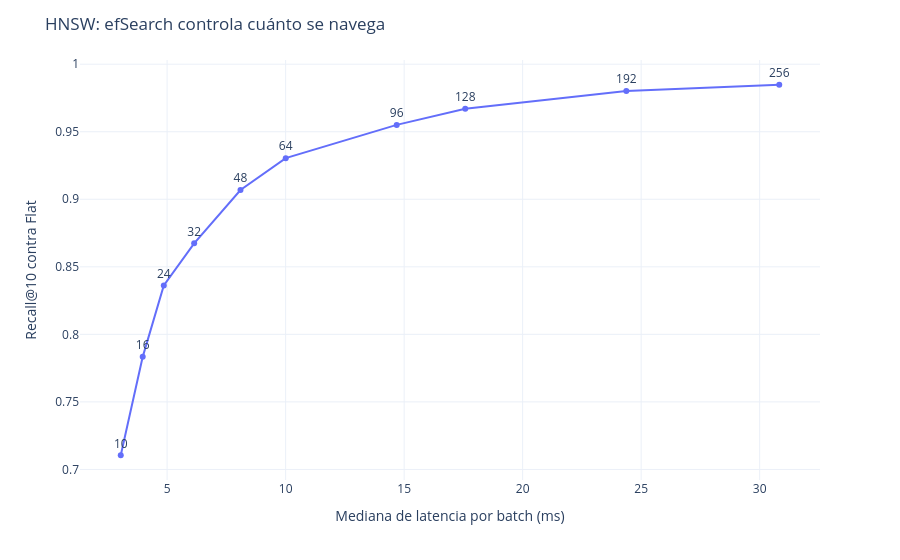

Notebook code for this chart:
### Code cell
hnsw_figure = px.line(
    hnsw_frame,
    x="median_latency_ms",
    y="recall_at_k",
    text="value",
    markers=True,
)
hnsw_figure.update_traces(textposition="top center")
hnsw_figure.update_layout(
    title="HNSW: efSearch controla cuánto se navega",
    xaxis_title="Mediana de latencia por batch (ms)",
    yaxis_title="Recall@10 contra Flat",
)
hnsw_figure.show()

### Figure 1 — Plotly figure (JSON) as saved in the notebook; plotly's stock layout.template omitted (floating-point values rounded to 4 significant figures)
{"data": [{"hovertemplate": "median_latency_ms=%{x}<br>recall_at_k=%{y}<br>value=%{text}<extra></extra>", "legendgroup": "", "line": {"color": "#636efa", "dash": "solid"}, "marker": {"symbol": "circle"}, "mode": "lines+markers+text", "name": "", "orientation": "v", "showlegend": false, "text": [10.0, 16.0, 24.0, 32.0, 48.0, 64.0, 96.0, 128.0, 192.0, 256.0], "textposition": "top center", "type": "scatter", "x": [3.044, 3.97, 4.859, 6.141, 8.095, 10.0, 14.69, 17.58, 24.37, 30.83], "xaxis": "x", "y": [0.7105, 0.7833, 0.8362, 0.8674, 0.9069, 0.9304, 0.9551, 0.967, 0.9801, 0.9848], "yaxis": "y"}], "layout": {"legend": {"tracegroupgap": 0}, "margin": {"t": 60}, "title": {"text": "HNSW: efSearch controla cuánto se navega"}, "xaxis": {"anchor": "y", "domain": [0, 1], "title": {"text": "Mediana de latencia por batch (ms)"}}, "yaxis": {"anchor": "x", "domain": [0, 1], "title": {"text": "Recall@10 contra Flat"}}}}
